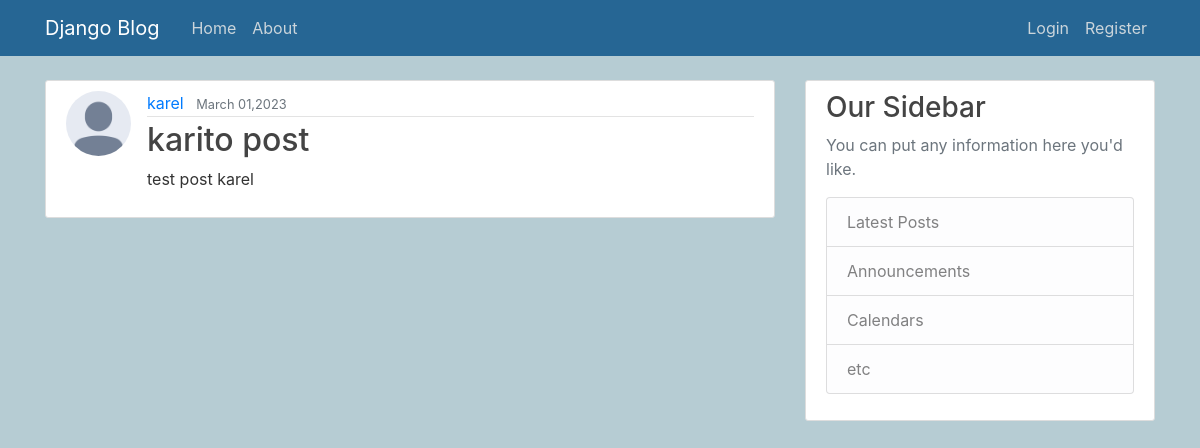
Screenshot of /post/7/ with the database file from the repository.
### blog_app/models.py (models this page shows, shortened)
class Post(models.Model):
    title = models.CharField(max_length=200)
    content = models.TextField()
    date_posted = models.DateTimeField(default=timezone.now)
    author = models.ForeignKey(User, on_delete=models.CASCADE)

### user_app/models.py (models this page shows, shortened)
class Profile(models.Model):
    user = models.OneToOneField(User, on_delete=models.CASCADE)
    image = models.ImageField(default='default.jpg', upload_to='profile_pics')

### blog_app/views.py (the view)
# urls.py: path('post/<int:pk>/', PostDetailView.as_view(), name='blog_app-post-detail'),
class PostDetailView(DetailView):
    model = Post

### blog_app/templates/blog_app/post_detail.html
{% extends 'blog_app/layout.html' %}
{% load static %}
{% block content %}
    <article class="media content-section">
        <img class="rounded-circle article-img" src="{{ object.author.profile.image.url }}">
        <div class="media-body">
            <div class="article-metadata">
                <a class="mr-2" href="#">{{ object.author }}</a>
                <small class="text-muted">{{ object.date_posted|date:"F d,Y" }}</small>
            </div>
            <h2 class="article-title" >{{ object.title }}</h2>
            <p class="article-content">{{ object.content }}</p>
        </div>
    </article>
{% endblock content %}

### static/css/main.css (style rules this page uses)
body { background: #b6ccd3; color: #333333; margin-top: 5rem; }
h1, h2, h3, h4, h5, h6 { color: #444444; }
.content-section { background: #ffffff; padding: 10px 20px; border: 1px solid #dddddd; border-radius: 3px; margin-bottom: 20px; }
.article-title { color: #444444; }
.article-content { white-space: pre-line; }
.article-img { height: 65px; width: 65px; margin-right: 16px; }
.article-metadata { padding-bottom: 1px; margin-bottom: 4px; border-bottom: 1px solid #e3e3e3 }
h1, h2, h3, h4, h5, h6, { font-family: 'Raleway', sans-serif; }
a, { color: #4b5156 }

### rows the page displays
Post: author.profile.image (placeholder picture), author "karel", date_posted "March 01,2023", title "karito post", content "test post karel"
